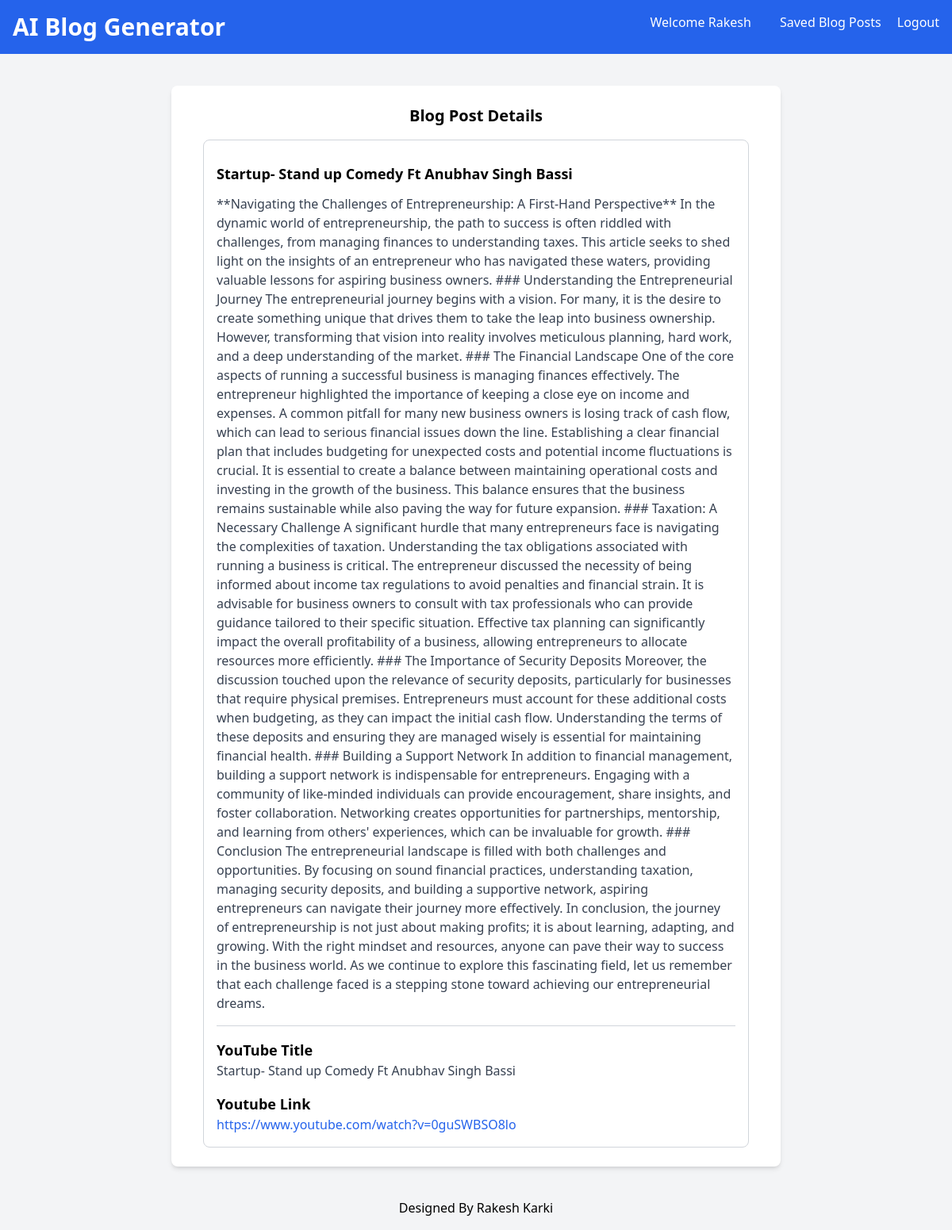
The app's page /blog-detail/2 (signed in) with its own data.
### myapp/models.py (models this page shows, shortened)
class BlogPost(models.Model):
    user = models.ForeignKey(User, on_delete=models.CASCADE)
    youtube_title = models.CharField(max_length=300)
    youtube_link = models.URLField()
    generated_content = models.TextField()
    generated_at = models.DateTimeField(auto_now_add=True)

### myapp/views.py (the view)
# urls.py: path('blog-detail/<int:pk>', blog_detail, name='blog-detail'),
def blog_detail(request, pk):
     blog_detail = get_object_or_404(BlogPost, id=pk)
     if request.user == blog_detail.user:
          return render(request, 'blog.html', {'blog_detail': blog_detail})
     else:
          return redirect('index')

### myapp/templates/blog.html (shortened to what this page needs)
<!DOCTYPE html>
<html lang="en">
<head>
     <script src="https://cdn.tailwindcss.com"></script>
</head>
<body class="bg-gray-100 font-sans antialiased">
     <nav class="bg-blue-600 p-4 text-white flex justify-between">
          <div>
               <a href="{% url 'index' %}" class="text-white hover:text-2xl"><h1 class="text-3xl font-bold">AI Blog Generator</h1></a>
          </div>
          <div>
               <a href="#" class="text-white mx-4">Welcome {{ user.username }}</a>
               <a href="{% url 'blog-list' %}" class="text-white hover:underline mx-4">Saved Blog Posts</a>
               <a href="{% url 'logout' %}" class="text-white hover:text-2xl">Logout</a>
          </div>
     </nav>
     <div class="container mx-auto mt-10 px-4 sm:px-0">
          <div class="max-w-3xl mx-auto bg-white p-6 rounded-lg shadow-md">
               <section>
                    <h2 class="text-xl mb-4 font-semibold text-center ">Blog Post Details</h2>
                    <div class="border border-gray-300 p-4 rounded-lg mx-4">
                         <h3 class="text-lg font-semibold my-3">{{ blog_detail.youtube_title}}</h3>
                         <p class="text-gray-700">{{ blog_detail.generated_content }}</p>
                         <hr class="my-4 border-gray-300">
                         <h4 class="text-lg font-semibold">YouTube Title</h4>
                         <p class="text-gray-700">{{ blog_detail.youtube_title}}</p>
                         <h4 class="text-lg font-semibold mt-4">Youtube Link</h4>
                         <a href="{{ blog_detail.youtube_link}}" class="text-blue-600 hover:text-2xl">{{ blog_detail.youtube_link}}</a>
                    </div>
               </section>
          </div>
     </div>
     <footer class="text-center p-4 text-black mt-6">
          Designed By <a href="#" class="text-bold hover:text-2xl">Rakesh Karki</a>
     </footer>
</body>
</html>

### records on screen
BlogPost: youtube_title "Startup- Stand up Comedy Ft Anubhav Singh Bassi", generated_content "**Navigating the Challenges of Entrepreneurship: A First-Hand Perspective** In the dynamic world of entrepreneurship, the path to success is often riddled with challenges, from managing finances to understanding taxes. This article seeks to shed light on the insights of an entrepreneur who has navigated these waters, providing valuable lessons for aspiring business owners. ### Understanding the Entrepreneurial Journey The entrepreneurial journey begins with a vision. For many, it is the desire to create something unique that drives them to take the leap into business ownership. However, transforming that vision into reality involves meticulous planning, hard work, and a deep understanding…", youtube_link "https://www.youtube.com/watch?v=0guSWBSO8lo"

### other values on screen
{{ user.username }} "Rakesh"
